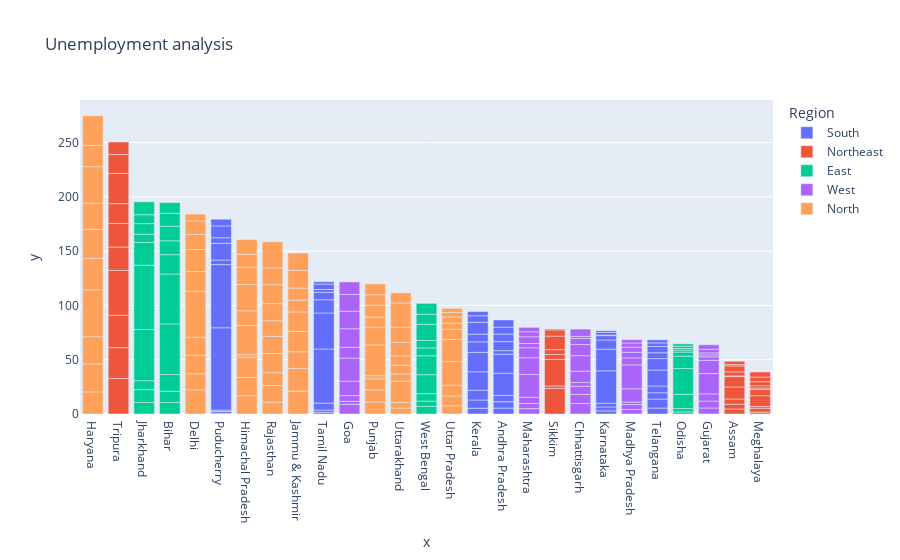

Notebook code cell kept with this figure:
### Markdown cell above
# 1.Bar Graph

### Code cell
fg = px.bar(sample,x,y,color='Region',
            title='Unemployment analysis',template='plotly')
fg.update_layout(xaxis={'categoryorder':'total descending'})
fg.show()

### Figure 1 — Plotly figure (JSON) as saved in the notebook; plotly's stock layout.template omitted (floating-point values rounded to 4 significant figures)
{"data": [{"alignmentgroup": "True", "hovertemplate": "Region=South<br>x=%{x}<br>y=%{y}<extra></extra>", "legendgroup": "South", "marker": {"color": "#636efa", "pattern": {"shape": ""}}, "name": "South", "offsetgroup": "South", "orientation": "v", "showlegend": true, "textposition": "auto", "type": "bar", "x": ["Andhra Pradesh", "Andhra Pradesh", "Andhra Pradesh", "Andhra Pradesh", "Andhra Pradesh", "Andhra Pradesh", "Andhra Pradesh", "Andhra Pradesh", "Andhra Pradesh", "Andhra Pradesh", "Karnataka", "Karnataka", "Karnataka", "Karnataka", "Karnataka", "Karnataka", "Karnataka", "Karnataka", "Karnataka", "Karnataka", "Kerala", "Kerala", "Kerala", "Kerala", "Kerala", "Kerala", "Kerala", "Kerala", "Kerala", "Kerala", "Puducherry", "Puducherry", "Puducherry", "Puducherry", "Puducherry", "Puducherry", "Puducherry", "Puducherry", "Puducherry", "Puducherry", "Tamil Nadu", "Tamil Nadu", "Tamil Nadu", "Tamil Nadu", "Tamil Nadu", "Tamil Nadu", "Tamil Nadu", "Tamil Nadu", "Tamil Nadu", "Tamil Nadu", "Telangana", "Telangana", "Telangana", "Telangana", "Telangana", "Telangana", "Telangana", "Telangana", "Telangana", "Telangana"], "xaxis": "x", "y": [5.48, 5.83, 5.79, 20.51, 17.43, 3.31, 8.34, 6.96, 6.4, 6.59, 2.86, 3.61, 3.46, 29.84, 19.97, 8.44, 4.01, 0.5, 2.41, 1.58, 5.31, 7.6, 8.99, 16.99, 17.88, 9.71, 7.09, 10.98, 5.91, 3.88, 0.58, 1.76, 1.2, 75.85, 58.19, 4.24, 15.47, 5.05, 10.9, 6.18, 1.57, 2.09, 6.4, 49.83, 33.16, 12.2, 6.81, 2.65, 5, 2.16, 5.49, 8.29, 5.77, 6.25, 14.7, 10.55, 5.36, 5.79, 3.27, 2.86], "yaxis": "y"}, {"alignmentgroup": "True", "hovertemplate": "Region=Northeast<br>x=%{x}<br>y=%{y}<extra></extra>", "legendgroup": "Northeast", "marker": {"color": "#EF553B", "pattern": {"shape": ""}}, "name": "Northeast", "offsetgroup": "Northeast", "orientation": "v", "showlegend": true, "textposition": "auto", "type": "bar", "x": ["Assam", "Assam", "Assam", "Assam", "Assam", "Assam", "Assam", "Assam", "Assam", "Assam", "Meghalaya", "Meghalaya", "Meghalaya", "Meghalaya", "Meghalaya", "Meghalaya", "Meghalaya", "Meghalaya", "Meghalaya", "Meghalaya", "Sikkim", "Sikkim", "Sikkim", "Sikkim", "Sikkim", "Sikkim", "Sikkim", "Sikkim", "Tripura", "Tripura", "Tripura", "Tripura", "Tripura", "Tripura", "Tripura", "Tripura", "Tripura", "Tripura"], "xaxis": "x", "y": [4.66, 4.41, 4.77, 11.06, 9.55, 0.6, 3.77, 5.53, 1.19, 3.02, 1.66, 3.59, 1.58, 10.03, 5.92, 1.15, 2.1, 3.74, 4.29, 4.6, 23.57, 2.28, 24.51, 4.46, 4.45, 12.49, 5.7, 0.88, 32.67, 28.4, 29.95, 41.23, 21.51, 21.71, 18.24, 27.92, 17.35, 11.57], "yaxis": "y"}, {"alignmentgroup": "True", "hovertemplate": "Region=East<br>x=%{x}<br>y=%{y}<extra></extra>", "legendgroup": "East", "marker": {"color": "#00cc96", "pattern": {"shape": ""}}, "name": "East", "offsetgroup": "East", "orientation": "v", "showlegend": true, "textposition": "auto", "type": "bar", "x": ["Bihar", "Bihar", "Bihar", "Bihar", "Bihar", "Bihar", "Bihar", "Bihar", "Bihar", "Bihar", "Jharkhand", "Jharkhand", "Jharkhand", "Jharkhand", "Jharkhand", "Jharkhand", "Jharkhand", "Jharkhand", "Jharkhand", "Jharkhand", "Odisha", "Odisha", "Odisha", "Odisha", "Odisha", "Odisha", "Odisha", "Odisha", "Odisha", "Odisha", "West Bengal", "West Bengal", "West Bengal", "West Bengal", "West Bengal", "West Bengal", "West Bengal", "West Bengal", "West Bengal", "West Bengal"], "xaxis": "x", "y": [10.61, 10.29, 15.43, 46.64, 45.96, 17.82, 12.79, 13.44, 11.91, 9.82, 10.61, 11.85, 8.23, 47.09, 59.23, 20.95, 7.63, 9.76, 8.24, 11.8, 1.9, 3.12, 13.08, 23.76, 11.41, 3.77, 1.88, 1.42, 2.1, 2.18, 6.94, 4.92, 6.92, 17.41, 17.41, 7.29, 6.83, 14.87, 9.35, 9.98], "yaxis": "y"}, {"alignmentgroup": "True", "hovertemplate": "Region=West<br>x=%{x}<br>y=%{y}<extra></extra>", "legendgroup": "West", "marker": {"color": "#ab63fa", "pattern": {"shape": ""}}, "name": "West", "offsetgroup": "West", "orientation": "v", "showlegend": true, "textposition": "auto", "type": "bar", "x": ["Chhattisgarh", "Chhattisgarh", "Chhattisgarh", "Chhattisgarh", "Chhattisgarh", "Chhattisgarh", "Chhattisgarh", "Chhattisgarh", "Chhattisgarh", "Chhattisgarh", "Goa", "Goa", "Goa", "Goa", "Goa", "Goa", "Goa", "Goa", "Goa", "Goa", "Gujarat", "Gujarat", "Gujarat", "Gujarat", "Gujarat", "Gujarat", "Gujarat", "Gujarat", "Gujarat", "Gujarat", "Madhya Pradesh", "Madhya Pradesh", "Madhya Pradesh", "Madhya Pradesh", "Madhya Pradesh", "Madhya Pradesh", "Madhya Pradesh", "Madhya Pradesh", "Madhya Pradesh", "Madhya Pradesh", "Maharashtra", "Maharashtra", "Maharashtra", "Maharashtra", "Maharashtra", "Maharashtra", "Maharashtra", "Maharashtra", "Maharashtra", "Maharashtra"], "xaxis": "x", "y": [9.65, 8.38, 7.54, 3.41, 10.5, 14.23, 10.27, 5.63, 1.96, 6.62, 8.89, 2.81, 5.25, 13.31, 21.25, 9.96, 17.07, 16.21, 15.38, 11.54, 5.54, 6.38, 6.66, 18.71, 12.11, 3.2, 1.84, 1.87, 3.42, 4.03, 4.11, 4.57, 2.22, 12.36, 21.98, 6.48, 5.08, 4.7, 3.91, 3.13, 4.95, 4.69, 5.79, 20.9, 15.46, 9.23, 3.89, 6.23, 4.55, 4.1], "yaxis": "y"}, {"alignmentgroup": "True", "hovertemplate": "Region=North<br>x=%{x}<br>y=%{y}<extra></extra>", "legendgroup": "North", "marker": {"color": "#FFA15A", "pattern": {"shape": ""}}, "name": "North", "offsetgroup": "North", "orientation": "v", "showlegend": true, "textposition": "auto", "type": "bar", "x": ["Delhi", "Delhi", "Delhi", "Delhi", "Delhi", "Delhi", "Delhi", "Delhi", "Delhi", "Delhi", "Haryana", "Haryana", "Haryana", "Haryana", "Haryana", "Haryana", "Haryana", "Haryana", "Haryana", "Haryana", "Himachal Pradesh", "Himachal Pradesh", "Himachal Pradesh", "Himachal Pradesh", "Himachal Pradesh", "Himachal Pradesh", "Himachal Pradesh", "Himachal Pradesh", "Himachal Pradesh", "Himachal Pradesh", "Jammu & Kashmir", "Jammu & Kashmir", "Jammu & Kashmir", "Jammu & Kashmir", "Jammu & Kashmir", "Jammu & Kashmir", "Jammu & Kashmir", "Jammu & Kashmir", "Jammu & Kashmir", "Punjab", "Punjab", "Punjab", "Punjab", "Punjab", "Punjab", "Punjab", "Punjab", "Punjab", "Punjab", "Rajasthan", "Rajasthan", "Rajasthan", "Rajasthan", "Rajasthan", "Rajasthan", "Rajasthan", "Rajasthan", "Rajasthan", "Rajasthan", "Uttar Pradesh", "Uttar Pradesh", "Uttar Pradesh", "Uttar Pradesh", "Uttar Pradesh", "Uttar Pradesh", "Uttar Pradesh", "Uttar Pradesh", "Uttar Pradesh", "Uttar Pradesh", "Uttarakhand", "Uttarakhand", "Uttarakhand", "Uttarakhand", "Uttarakhand", "Uttarakhand", "Uttarakhand", "Uttarakhand", "Uttarakhand", "Uttarakhand"], "xaxis": "x", "y": [22.23, 14.84, 17.04, 16.68, 42.27, 18.19, 20.3, 13.79, 12.53, 6.27, 20.34, 25.77, 25.05, 43.22, 29.02, 26.7, 24.18, 33.5, 19.68, 27.31, 16.83, 16.84, 18.76, 2.2, 26.95, 13.47, 24.31, 15.79, 12.04, 13.46, 21.08, 20.78, 15.5, 18.74, 17.92, 10.88, 11.09, 16.17, 16.14, 11.11, 10.97, 10.32, 2.86, 28.33, 16.55, 9.19, 10.99, 9.61, 9.88, 10.97, 15.16, 11.9, 17.7, 15.74, 14.39, 15.81, 17.51, 15.35, 24.15, 7.58, 8.98, 10.11, 21.54, 20.41, 9.47, 5.56, 5.79, 4.18, 3.75, 5.49, 4.99, 19.85, 6.48, 8.01, 8.61, 12.38, 14.26, 22.26, 9.23], "yaxis": "y"}], "layout": {"barmode": "relative", "legend": {"title": {"text": "Region"}, "tracegroupgap": 0}, "title": {"text": "Unemployment analysis"}, "xaxis": {"anchor": "y", "categoryorder": "total descending", "domain": [0, 1], "title": {"text": "x"}}, "yaxis": {"anchor": "x", "domain": [0, 1], "title": {"text": "y"}}}}
